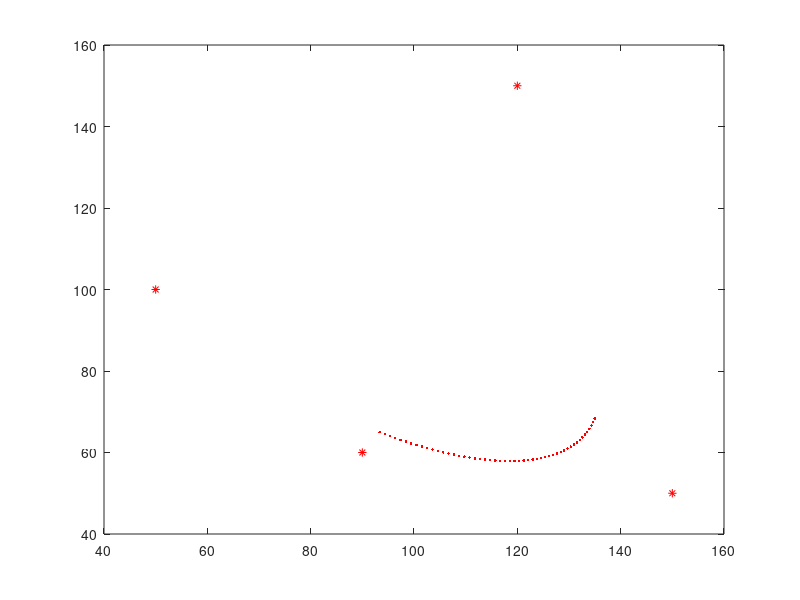

The MATLAB script that drew this image:
%px=[50,90,150,120,220,300,380,320,450,500];
%py=[100,60,50,150,240,100,100,200,250,130];
px=[50,90,150,120];
py=[100,60,50,150];
plot(px,py,'r*');
hold on;
dt=0.02;
for k=1:(size(px,2)-3)
   a0=(px(k)+4*px(k+1)+px(k+2))/6;
   a1=(px(k+2)-px(k))/2;
   a2=(px(k)-2*px(k+1)+px(k+2))/2;
   a3=-(px(k)-3*px(k+1)+3*px(k+2)-px(k+3))/6;
   b0=(py(k)+4*py(k+1)+py(k+2))/6;
   b1=(py(k+2)-py(k))/2;
   b2=(py(k)-2*py(k+1)+py(k+2))/2;
   b3=-(py(k)-3*py(k+1)+3*py(k+2)-py(k+3))/6;
   for i=0:50
        t=i*dt;
        x=a0+a1*t+a2*t*t+a3*t*t*t;
        y=b0+b1*t+b2*t*t+b3*t*t*t;
        plot(x,y,'r.');
        hold on;
    end
end